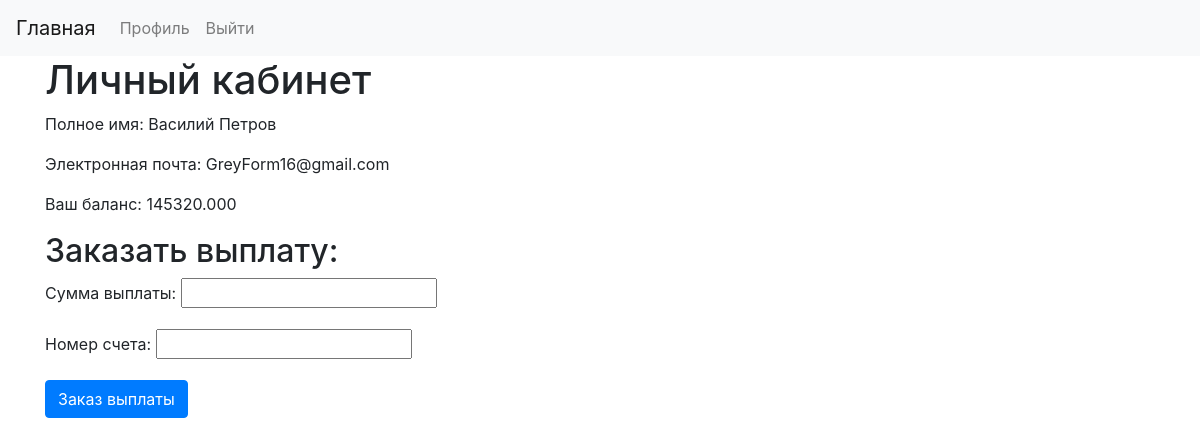
Screenshot of /profile (signed in) with the database file from the repository.
### bnks/models.py (models this page shows, shortened)
class Client(AbstractUser):
    first_name = None
    last_name = None
    email = models.EmailField(blank=False, null=False, verbose_name='Эл. почта', validators=[validate_none])
    full_name = models.CharField(max_length=100, null=False, blank=False, verbose_name='Полное имя',
                                 validators=[validate_none])
    phone = models.CharField(max_length=16, blank=True, verbose_name='Телефон')
    reward = models.FloatField(default=0, verbose_name='Вознаграждеине')

### bnks/views.py (the view, shortened to what this page needs)
# urls.py: path('profile', views.profile, name='profile'),
def profile(request):
    user = request.user
    form = CreatePayback()
    return render(request, 'profile.html', {'user': user, 'form': form})

### bnks/forms.py
class CreatePayback(forms.ModelForm):
    amount_of_payback = forms.FloatField(label='Сумма выплаты', required=True)
    account_number = forms.CharField(label='Номер счета', max_length=30, required=False)
    class Meta:
        model = Payback
        fields = ['amount_of_payback', 'account_number']

### bnks/templatetags/float_fix.py (called while the page is built)
@register.filter(name='float_fix')
def float_fix(value):
    return f"{value:.{3}f}"

### templates/profile.html (shortened to what this page needs)
{% extends 'base.html' %}
{% load float_fix %}
{% block content %}
    <h1>Личный кабинет</h1>
    <p>Полное имя: {{ user.full_name }}</p>
    <p>Электронная почта: {{ user.email }}</p>
    <p>Ваш баланс: {{ user.reward|float_fix }}</p>
    <div>
        <h2>Заказать выплату:</h2>
        <form method="post">
            {{ form.as_p }}
            <input class="btn btn-primary" type="submit" value="Заказ выплаты">
        </form>
    </div>
{% endblock %}

### rows the page displays
Client: full_name "Василий Петров", email "GreyForm16@gmail.com", reward "145320.000"
